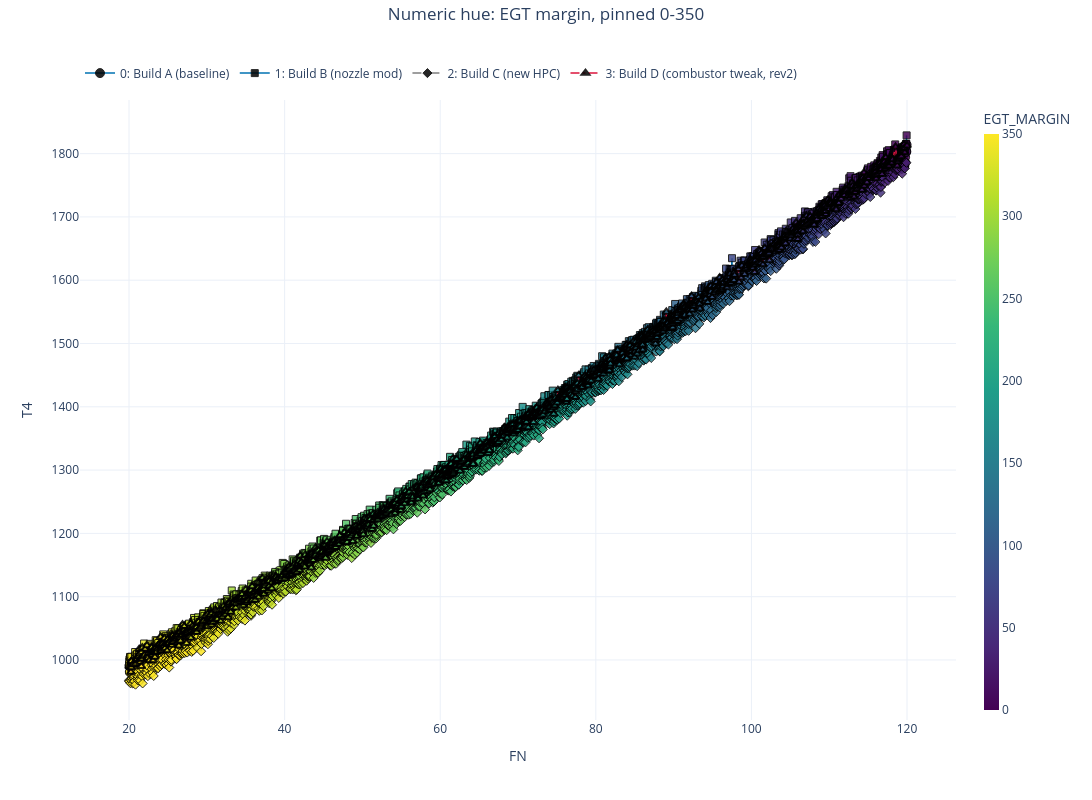

Here is the notebook cell this chart was saved with:
### Markdown cell above
## 8. Formatting II — hue (color-by-variable)

`hue(sets, column)` colors each *point* by a column. Numeric hues share a figure-level
coloraxis with a colorbar (range pinnable via `scale`); categorical hues map category
codes through the set's `hue_palette`.

### Code cell
nb.hue([0, 1, 2, 3], 'EGT_MARGIN')          # numeric hue -> shared colorbar
nb.hue_palette('all', 'Viridis')
nb.scale('EGT_MARGIN', (0, 350))             # pins the colorbar range too

fig = nb.plot(x='FN', y='T4', ncols=1, nrows=1,
              suptitle='Numeric hue: EGT margin, pinned 0-350')
assert fig.layout.coloraxis.colorscale is not None
assert (fig.layout.coloraxis.cmin, fig.layout.coloraxis.cmax) == (0, 350)
nb.scale('EGT_MARGIN', 'clear')
fig

### Figure 1 — Plotly figure (JSON) as saved in the notebook; plotly's stock layout.template omitted (floating-point values rounded to 4 significant figures; data arrays with more than 128 entries replaced by an {"elided": "..."} marker saying what was removed)
{"data": [{"customdata": {"elided": "1500x3 mixed values"}, "hovertemplate": "<b><u>Set: 0</u></b><br><b>Build A (baseline)</b><br>FN: %{x:.2f}<br>T4: %{y:.2f}<br>EGT: %{customdata[0]:.5g}<br>SFC: %{customdata[1]:.5g}<br>PHASE: %{customdata[2]}<extra></extra>", "legendgroup": "group_0", "line": {"color": "#0072B2", "dash": "solid", "width": 1.5}, "marker": {"color": {"elided": "1500 float values"}, "coloraxis": "coloraxis", "line": {"color": "black", "width": 1}, "opacity": 0.85, "size": 9, "symbol": "circle"}, "mode": "lines+markers", "name": "0: Build A (baseline)", "showlegend": true, "type": "scatter", "x": {"elided": "1500 float values"}, "xaxis": "x", "y": {"elided": "1500 float values"}, "yaxis": "y"}, {"customdata": {"elided": "1500x3 mixed values"}, "hovertemplate": "<b><u>Set: 1</u></b><br><b>Build B (nozzle mod)</b><br>FN: %{x:.2f}<br>T4: %{y:.2f}<br>EGT: %{customdata[0]:.5g}<br>SFC: %{customdata[1]:.5g}<br>PHASE: %{customdata[2]}<extra></extra>", "legendgroup": "group_1", "line": {"color": "#0072B2", "dash": "solid", "width": 1.5}, "marker": {"color": {"elided": "1500 float values"}, "coloraxis": "coloraxis", "line": {"color": "black", "width": 1}, "opacity": 0.85, "size": 7, "symbol": "square"}, "mode": "lines+markers", "name": "1: Build B (nozzle mod)", "showlegend": true, "type": "scatter", "x": {"elided": "1500 float values"}, "xaxis": "x", "y": {"elided": "1500 float values"}, "yaxis": "y"}, {"customdata": {"elided": "1500x3 mixed values"}, "hovertemplate": "<b><u>Set: 2</u></b><br><b>Build C (new HPC)</b><br>FN: %{x:.2f}<br>T4: %{y:.2f}<br>EGT: %{customdata[0]:.5g}<br>SFC: %{customdata[1]:.5g}<br>PHASE: %{customdata[2]}<extra></extra>", "legendgroup": "group_2", "line": {"color": "#7f7f7f", "dash": "dash", "width": 1.5}, "marker": {"color": {"elided": "1500 float values"}, "coloraxis": "coloraxis", "line": {"color": "black", "width": 1}, "opacity": 0.85, "size": 7, "symbol": "diamond"}, "mode": "lines+markers", "name": "2: Build C (new HPC)", "showlegend": true, "type": "scatter", "x": {"elided": "1500 float values"}, "xaxis": "x", "y": {"elided": "1500 float values"}, "yaxis": "y"}, {"customdata": {"elided": "1500x3 mixed values"}, "hovertemplate": "<b><u>Set: 3</u></b><br><b>Build D (combustor tweak, rev2)</b><br>FN: %{x:.2f}<br>T4: %{y:.2f}<br>EGT: %{customdata[0]:.5g}<br>SFC: %{customdata[1]:.5g}<br>PHASE: %{customdata[2]}<extra></extra>", "legendgroup": "group_3", "line": {"color": "crimson", "dash": "dashdot", "width": 1.5}, "marker": {"color": {"elided": "1500 float values"}, "coloraxis": "coloraxis", "line": {"color": "black", "width": 2}, "opacity": 0.85, "size": 7, "symbol": "triangle-up"}, "mode": "lines+markers", "name": "3: Build D (combustor tweak, rev2)", "showlegend": true, "type": "scatter", "x": {"elided": "1500 float values"}, "xaxis": "x", "y": {"elided": "1500 float values"}, "yaxis": "y"}], "layout": {"coloraxis": {"cmax": 350, "cmin": 0, "colorbar": {"thickness": 15, "title": {"text": "EGT_MARGIN"}, "x": 1.02}, "colorscale": [[0, "#440154"], [0.1111, "#482878"], [0.2222, "#3e4989"], [0.3333, "#31688e"], [0.4444, "#26828e"], [0.5556, "#1f9e89"], [0.6667, "#35b779"], [0.7778, "#6ece58"], [0.8889, "#b5de2b"], [1, "#fde725"]]}, "height": 800, "legend": {"orientation": "h", "x": 0, "xanchor": "left", "y": 1.02, "yanchor": "bottom"}, "margin": {"r": 80, "t": 100}, "showlegend": true, "title": {"text": "Numeric hue: EGT margin, pinned 0-350", "x": 0.5, "xanchor": "center", "y": 0.99, "yanchor": "top", "yref": "container"}, "width": 1200, "xaxis": {"anchor": "y", "domain": [0, 1], "title": {"standoff": 15, "text": "FN"}}, "yaxis": {"anchor": "x", "domain": [0, 1], "title": {"standoff": 15, "text": "T4"}}}}
